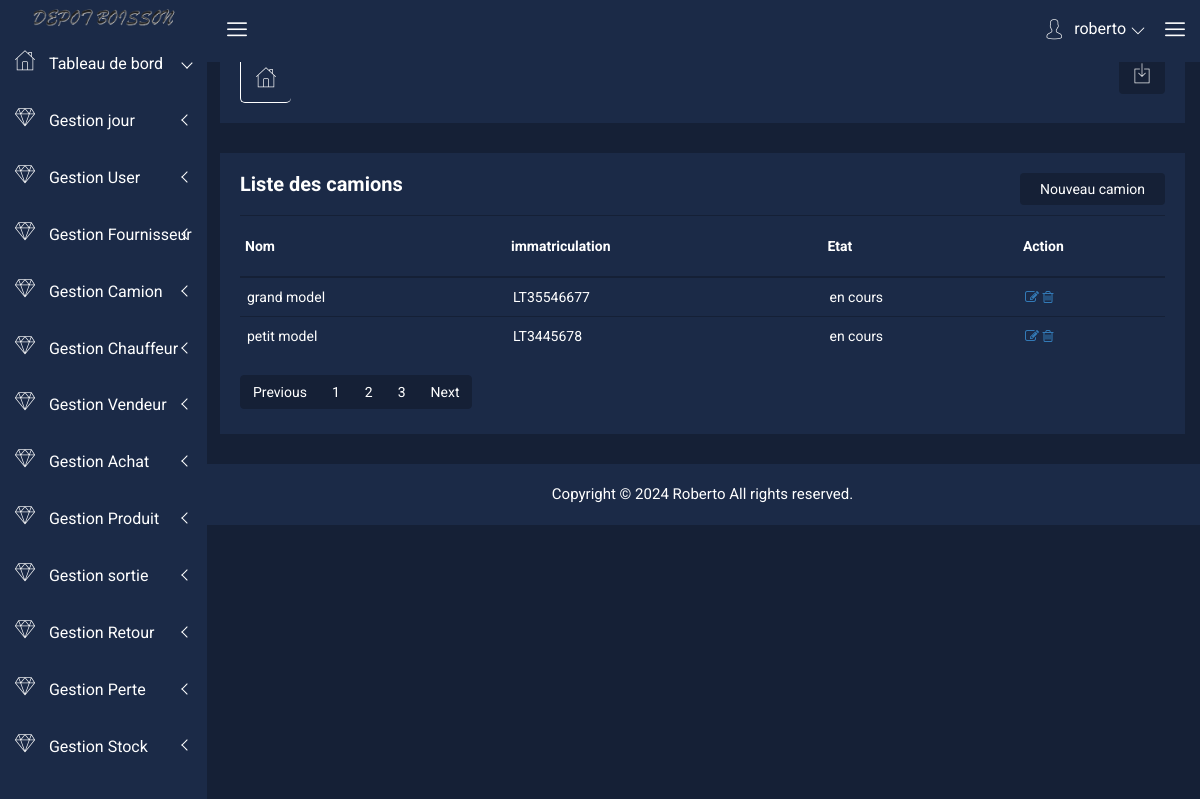
The app's page /index.php?page=listcamion (signed in) with its own data.
### tables this page shows
CREATE TABLE `camion` (
  `id_camion` int(255) NOT NULL,
  `nom` varchar(255) NOT NULL,
  `immatriculation` varchar(255) NOT NULL,
  `etat` varchar(255) NOT NULL
);

### model/camion.php (called while the page is built, shortened)
<?php
  class camion{
    public function connect(){
        $host="localhost";
        $dbname = "gestions_stocks";
        $user = "root";
        $pass = "";
        $connect = new PDO ("mysql:host=$host;dbname=$dbname",$user,$pass);
        $connect->setAttribute(PDO::ATTR_ERRMODE,PDO::ERRMODE_EXCEPTION);
        return $connect;
    }
    public function listCamion(){
        $connect=$this->connect();
        $test=$connect->query("SELECT * FROM camion WHERE etat='en cours'");
        $resultats=$test->fetchAll();
        return $resultats;
    }
}
  ?>

### vues/listcamion.php (the view)
<?php
    require("header.php");
?>
<div class="breadcome-area">
                <div class="container-fluid">
                    <div class="row">
                        <div class="col-lg-12 col-md-12 col-sm-12 col-xs-12">
							<div class="breadcome-list">
                                <div class="row">
                                    <div class="col-lg-6 col-md-6 col-sm-6 col-xs-6">
                                        <div class="breadcomb-wp">
											<div class="breadcomb-icon">
												<i class="icon nalika-home"></i>
											</div>
										</div>
                                    </div>
                                    <div class="col-lg-6 col-md-6 col-sm-6 col-xs-6">
                                        <div class="breadcomb-report">
											<button data-toggle="tooltip" data-placement="left" title="Download Report" class="btn"><i class="icon nalika-download"></i></button>
										</div>
                                    </div>
                                </div>
                            </div>
                        </div>
                    </div>
                </div>
            </div>
        </div>
 <div class="product-status mg-b-30">
            <div class="container-fluid">
                <div class="row">
                    <div class="col-lg-12 col-md-12 col-sm-12 col-xs-12">
                        <div class="product-status-wrap">
                            <h4>Liste des camions</h4>
                            <div class="add-product">
                                <a href="index.php?page=addchauffeur">Nouveau camion</a>
                            </div>
                            <table>
                                <tr>
                                    <th>Nom</th>
                                    <th>immatriculation</th>
                                    <th>Etat</th>
                                    <th>Action</th>
                                </tr>
                                <?php foreach($listcamion as $data) { ?>
                                <tr>
                                    <td> <?php echo $data['nom'] ?> </td>
                                    <td><?php echo $data['immatriculation'] ?></td>
                                    <td><?php echo $data['etat'] ?></td>
                                    <td>
                                    <a href="index.php?page=modifierCamion&id=<?php echo $data['id_camion'] ?>" class="pd-setting-ed"><i class="fa fa-pencil-square-o" aria-hidden="true"></i></a>
                                    <a href="index.php?page=deleteCamion&id=<?php echo $data['id_camion'] ?>" class="pd-setting-ed"><i class="fa fa-trash-o" aria-hidden="true"></i></a>
                                    </td>
                                </tr>
                      <?php } ?>
                            </table>
                            <div class="custom-pagination">
								<ul class="pagination">
									<li class="page-item"><a class="page-link" href="#">Previous</a></li>
									<li class="page-item"><a class="page-link" href="#">1</a></li>
									<li class="page-item"><a class="page-link" href="#">2</a></li>
									<li class="page-item"><a class="page-link" href="#">3</a></li>
									<li class="page-item"><a class="page-link" href="#">Next</a></li>
								</ul>
                            </div>
                        </div>
                    </div>
                </div>
            </div>
        </div>
<?php
    require("footer.php");
?>

### css/main.css (style rules this page uses)
html { color: #222; font-size: 1em; line-height: 1.4; }

### records on screen
camion: nom "grand model", immatriculation "LT35546677", etat "en cours"
camion: nom "petit model", immatriculation "LT3445678", etat "en cours"

### other values on screen
$_SESSION['user'] "roberto"
